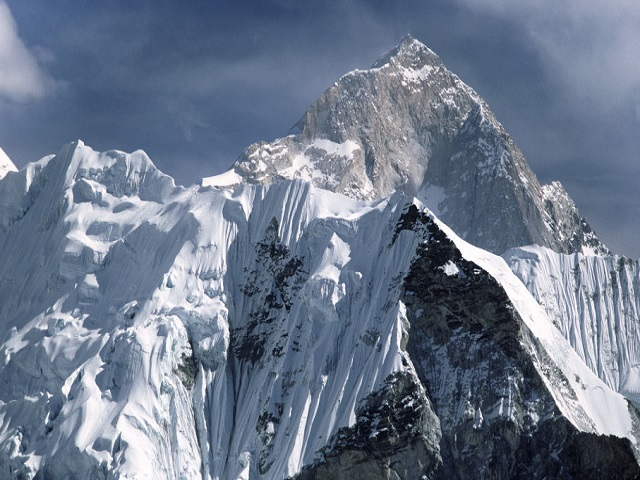
//> input picture Ex_visualStudio/Ex1/Ex1/excercises/mountain.jpg, 640 x 480 px
$ ./Ex3   (built with g++ and OpenCV 4)
//> lines starting //> are read from the running program, lines starting //| are printed output that depends on the picture
#include "cxcore.h"
#include "highgui.h"
#include <stdio.h>
#include "cv.h"
#include <conio.h>
#include <math.h>


int main(int argc, char* argv[])
{
	char * fileName;
	int imgH;
	int imgW;
	int imgSize;
	char *  colorFormat = "";
	unsigned char * imgData;

	char* filePath = "mountain.jpg";

	IplImage* img = cvLoadImage(filePath, CV_LOAD_IMAGE_GRAYSCALE);
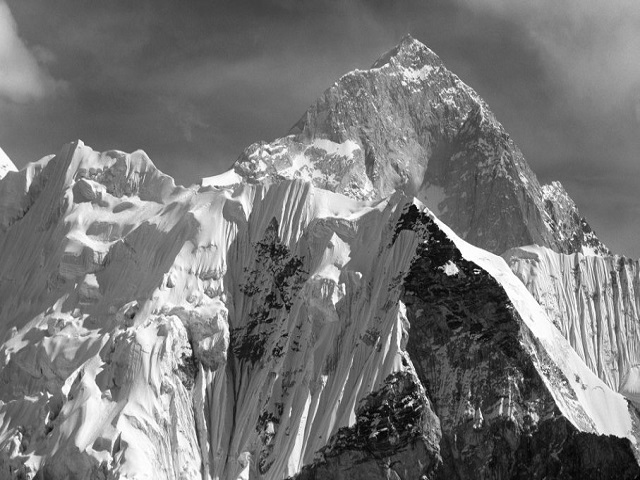
//> img: 480 rows x 640 cols, CV_8UC1; min 0, max 255, mean 119.2
	IplImage* copy = cvCloneImage(img);
	IplImage* copy2 = cvCloneImage(img);

	cvNamedWindow("My image", CV_WINDOW_AUTOSIZE); // create simple window
	cvNamedWindow("Filtered", CV_WINDOW_AUTOSIZE); // create simple window
	cvNamedWindow("2.Filtered", CV_WINDOW_AUTOSIZE); // create simple window

	fileName = filePath;
	imgH = img->height;
//> imgH = 480
	imgW = img->width;
//> imgW = 640
	imgSize = img->imageSize;
//> imgSize = 307200
	colorFormat = img->colorModel;
//> colorFormat = "GRAYGRAY"
	imgData = (unsigned char *)img->imageData;

	printf("File Name: %s\nFormat HxW: %d x %d\nImage Size: %d\nColor Format: %s\n\n", fileName, imgH, imgW, imgSize, colorFormat);
//| File Name: mountain.jpg
//| Format HxW: 480 x 640
//| Image Size: 307200
//| Color Format: GRAYGRAY
	/////////////////////////////////////////////////
	int64 cvFilterCountStart = cvGetTickCount();
	float kdata[] = {1,1,1,1,1,1,1,1,1};

	for (int i = 0; i < 9; i++)
		kdata[i] = kdata[i] / 9;

	CvMat kernel = cvMat(3, 3, CV_32F, kdata);

	cvFilter2D(img, copy2, &kernel);
	int64 cvFilterCountStop = cvGetTickCount();
	//////////////////////////////////////////////////
	int64 myFiltCountStart = cvGetTickCount();
	int x = 0, y = 0;
	int i = 0;

	unsigned char *cpyData =(unsigned char*) copy->imageData;

	int filterSum = 0;
	for (i = 0; i < imgH*imgW; i++)
	{
		y = i / (imgW);
		x = i % (imgW);

		filterSum = 0;

			if (y == 0 || y == (imgH-1) || x == (imgW - 1) || x == 0)
			{
				//copy->imageData[i] = imgData[i];
			}else{

			filterSum = filterSum - imgData[i-1-imgW]	;
			filterSum = filterSum - imgData[i-imgW]		;
			filterSum = filterSum - imgData[i+1-imgW]	;
			filterSum = filterSum - imgData[i-1]		;
			filterSum = filterSum + 8*imgData[i]		;
			filterSum = filterSum - imgData[i+1]		;
			filterSum = filterSum - imgData[i-1+imgW]	;
			filterSum = filterSum - imgData[i+imgW]		;
			filterSum = filterSum - imgData[i+1+imgW]	;

			filterSum += 127;//lift so we can see both neg and pos effects
			if (filterSum > 255)
				filterSum = 255;
			if (filterSum < 0)
				filterSum = 0;
			cpyData[i] = filterSum;
		}
	}
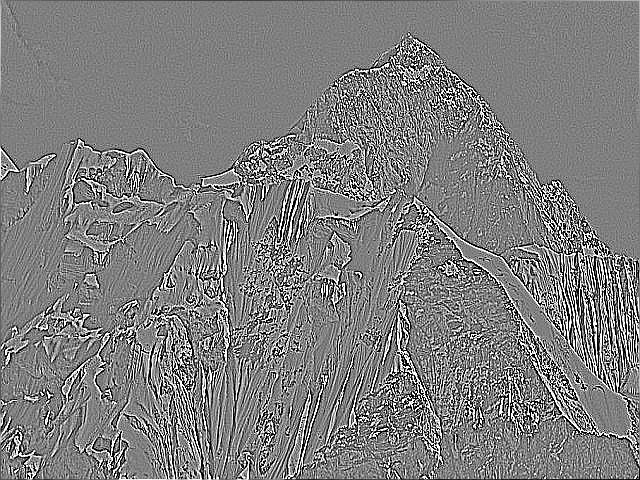
//> copy: 480 rows x 640 cols, CV_8UC1; min 0, max 255, mean 126.2
//> after the loop, filterSum = 0
	int64 myFiltCountStop = cvGetTickCount();
	//////////////////////////////////////////////////


	printf("Elapsed time of Cv Filter: %f\n",(double) cvFilterCountStop - cvFilterCountStart);
	printf("Elapsed time of my Filter: %f\n",(double) myFiltCountStop - myFiltCountStart);


	while (1) {
		cvShowImage("2.Filtered", copy2);
		cvShowImage("My image", img);
		cvShowImage("Filtered", copy);
		if (cvWaitKey(5) > 0)
//> the Esc key is pressed
			break;
	};

	return 0;
}
